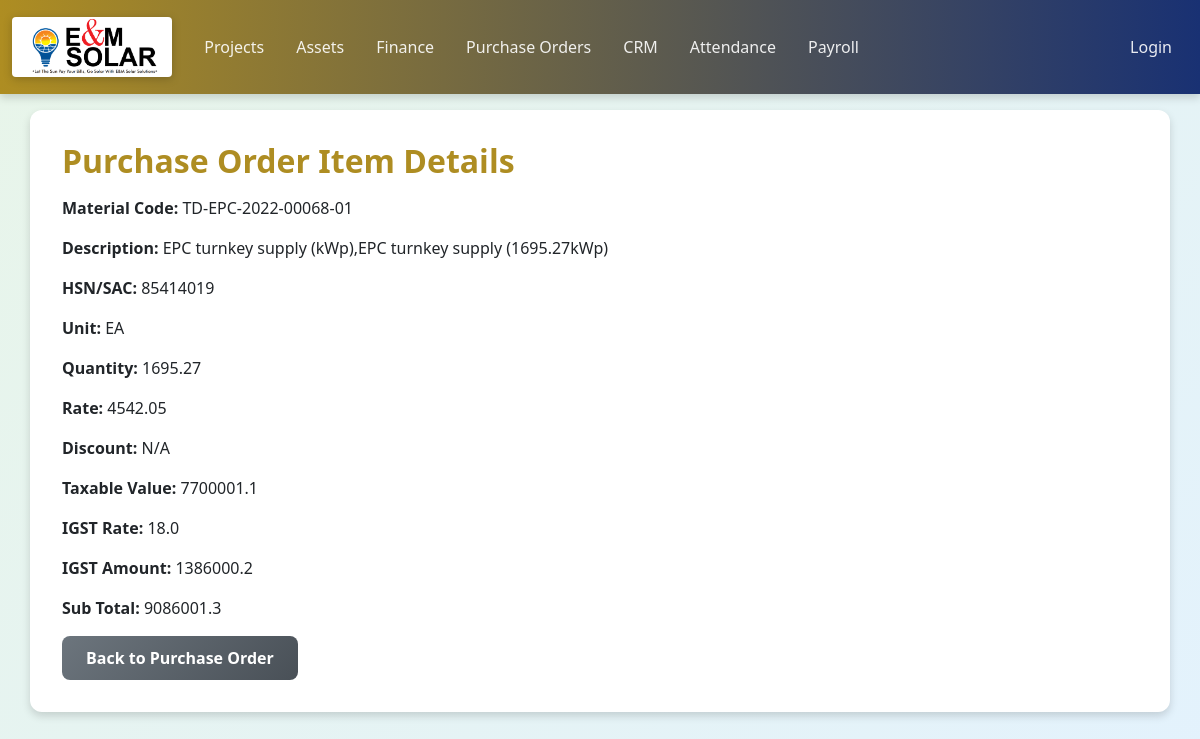
/purchase_order_items/1, run on the app's committed database.
### models/purchase_order.py (models this page shows)
class PurchaseOrderItem(db.Model):
    id = db.Column(db.Integer, primary_key=True)
    po_id = db.Column(db.Integer, db.ForeignKey('purchase_order.id'))
    material_code = db.Column(db.String(50))
    description = db.Column(db.String(256))
    hsn_sac = db.Column(db.String(50))
    unit = db.Column(db.String(50))
    quantity = db.Column(db.Float)
    rate = db.Column(db.Float)
    discount = db.Column(db.Float)
    taxable_value = db.Column(db.Float)
    igst_rate = db.Column(db.Float)
    igst_amount = db.Column(db.Float)
    sub_total = db.Column(db.Float)
    purchase_order = relationship("PurchaseOrder", back_populates="items")

### routes/purchase_order_routes.py (the view)
@purchase_order_bp.route('/purchase_order_items/<int:id>', methods=['GET'])
def get_purchase_order_item(id):
    item = PurchaseOrderItem.query.get_or_404(id)
    return render_template('purchase_order_item_detail.html', item=item)

### templates/purchase_order_item_detail.html (shortened to what this page needs)
{% extends "base.html" %}
{% block content %}
<h2 class="mb-3">Purchase Order Item Details</h2>
<p><strong>Material Code:</strong> {{ item.material_code or 'N/A' }}</p>
<p><strong>Description:</strong> {{ item.description or 'N/A' }}</p>
<p><strong>HSN/SAC:</strong> {{ item.hsn_sac or 'N/A' }}</p>
<p><strong>Unit:</strong> {{ item.unit or 'N/A' }}</p>
<p><strong>Quantity:</strong> {{ item.quantity or 'N/A' }}</p>
<p><strong>Rate:</strong> {{ item.rate or 'N/A' }}</p>
<p><strong>Discount:</strong> {{ item.discount or 'N/A' }}</p>
<p><strong>Taxable Value:</strong> {{ item.taxable_value or 'N/A' }}</p>
<p><strong>IGST Rate:</strong> {{ item.igst_rate or 'N/A' }}</p>
<p><strong>IGST Amount:</strong> {{ item.igst_amount or 'N/A' }}</p>
<p><strong>Sub Total:</strong> {{ item.sub_total or 'N/A' }}</p>
<a href="/purchase_orders/{{ item.po_id }}" class="btn btn-secondary">Back to Purchase Order</a>
{% endblock %}

### static/style.css (style rules this page uses)
:root { --primary-color: #ae8d22; --primary-dark: #5e511b; --primary-light: #af984c; --secondary-color: #193173; --secondary-dark: #0d0f40; --secondary-light: #3c4484; --bg-primary: #f8f9fa; --bg-secondary: #e9ecef; --bg-card: #ffffff; --text-primary: #212529; --text-secondary: #6c757d; --text-light: #ffffff; --success: #28a745; --warning: #ffc107; --danger: #dc3545; --info: #17a2b8; --shadow-sm: 0 2px 4px rgba(0,0,0,0.1); --shadow-md: 0 4px 8px rgba(0,0,0,0.15); --shadow-lg: 0 8px 16px rgba(0,0,0,0.2); --radius-sm: 4px; --radius-md: 8px; --radius-lg: 12px; --transition-fast: 0.2s ease; --transition-normal: 0.3s ease; }
body { font-family: 'Segoe UI', Tahoma, Geneva, Verdana, sans-serif; background: linear-gradient(135deg, #e8f5e9 0%, #e3f2fd 100%); background-attachment: fixed; min-height: 100vh; color: var(--text-primary); }
h1, h2, h3, h4, h5, h6 { color: var(--primary-color); font-weight: 600; margin-bottom: 1rem; }
.btn-secondary { background: linear-gradient(135deg, #6c757d 0%, #495057 100%); border: none; padding: 0.6rem 1.5rem; border-radius: var(--radius-md); font-weight: 600; transition: var(--transition-fast); }
a { color: var(--primary-color); transition: var(--transition-fast); }

### data on the page
PurchaseOrderItem: material_code "TD-EPC-2022-00068-01", description "EPC turnkey supply (kWp),EPC turnkey supply (1695.27kWp)", hsn_sac "85414019", unit "EA", quantity "1695.27", rate "4542.05", discount "N/A", taxable_value "7700001.1", igst_rate "18.0", igst_amount "1386000.2", sub_total "9086001.3"
